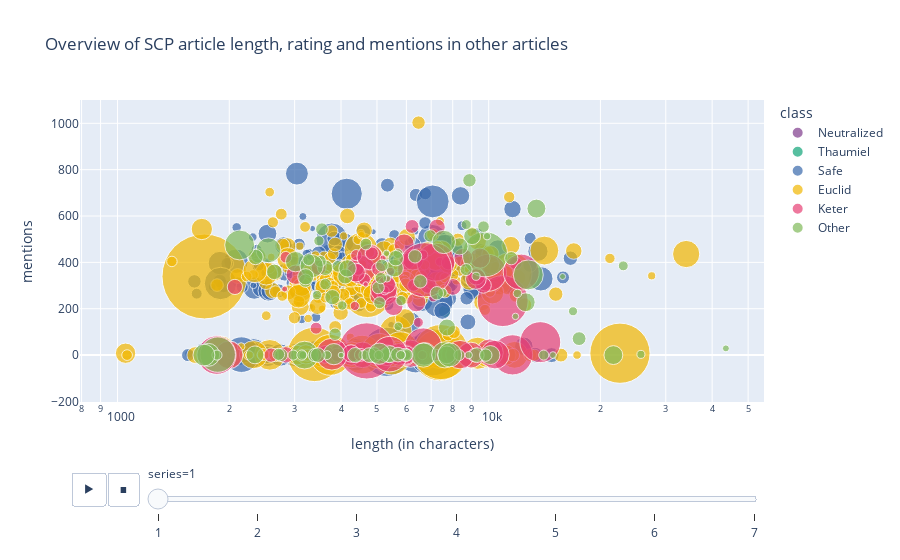

The notebook cell this image was saved under:
### Code cell
figure=px.scatter(
    ratings_df.dropna(subset=["rating"]),
    x="length",
    y="mentions",
    size="rating",
    color="class",
    color_discrete_sequence=px.colors.qualitative.Bold,
    hover_name="code",
    animation_frame="series",
    hover_data = {"series":False},
    log_x=True,
    size_max=60,
    title="Overview of SCP article length, rating and mentions in other articles",
    category_orders={"class": ["Neutralized", "Thaumiel", "Safe", "Euclid", "Keter", "Other"]}
)
figure.update_layout(xaxis_title="length (in characters)")
figure.show()

### Figure 1 — Plotly figure (JSON) as saved in the notebook; plotly's stock layout.template omitted (floating-point values rounded to 4 significant figures; data arrays with more than 128 entries replaced by an {"elided": "..."} marker saying what was removed)
{"data": [{"customdata": [[1], [1]], "hovertemplate": "<b>%{hovertext}</b><br><br>class=Neutralized<br>length=%{x}<br>mentions=%{y}<br>rating=%{marker.size}<extra></extra>", "hovertext": ["SCP-356", "SCP-407"], "legendgroup": "Neutralized", "marker": {"color": "rgb(127, 60, 141)", "size": [114, 529], "sizemode": "area", "sizeref": 2.129, "symbol": "circle"}, "mode": "markers", "name": "Neutralized", "orientation": "v", "showlegend": true, "type": "scatter", "x": [8560, 6998], "xaxis": "x", "y": [437, 318], "yaxis": "y"}, {"customdata": [[1]], "hovertemplate": "<b>%{hovertext}</b><br><br>class=Thaumiel<br>length=%{x}<br>mentions=%{y}<br>rating=%{marker.size}<extra></extra>", "hovertext": ["SCP-378"], "legendgroup": "Thaumiel", "marker": {"color": "rgb(17, 165, 121)", "size": [164], "sizemode": "area", "sizeref": 2.129, "symbol": "circle"}, "mode": "markers", "name": "Thaumiel", "orientation": "v", "showlegend": true, "type": "scatter", "x": [7606], "xaxis": "x", "y": [189], "yaxis": "y"}, {"customdata": {"elided": "379x1 int values"}, "hovertemplate": "<b>%{hovertext}</b><br><br>class=Safe<br>length=%{x}<br>mentions=%{y}<br>rating=%{marker.size}<extra></extra>", "hovertext": {"elided": "379 str values"}, "legendgroup": "Safe", "marker": {"color": "rgb(57, 105, 172)", "size": {"elided": "379 int values"}, "sizemode": "area", "sizeref": 2.129, "symbol": "circle"}, "mode": "markers", "name": "Safe", "orientation": "v", "showlegend": true, "type": "scatter", "x": {"elided": "379 int values"}, "xaxis": "x", "y": {"elided": "379 int values"}, "yaxis": "y"}, {"customdata": {"elided": "415x1 int values"}, "hovertemplate": "<b>%{hovertext}</b><br><br>class=Euclid<br>length=%{x}<br>mentions=%{y}<br>rating=%{marker.size}<extra></extra>", "hovertext": {"elided": "415 str values"}, "legendgroup": "Euclid", "marker": {"color": "rgb(242, 183, 1)", "size": {"elided": "415 int values"}, "sizemode": "area", "sizeref": 2.129, "symbol": "circle"}, "mode": "markers", "name": "Euclid", "orientation": "v", "showlegend": true, "type": "scatter", "x": {"elided": "415 int values"}, "xaxis": "x", "y": {"elided": "415 int values"}, "yaxis": "y"}, {"customdata": [[1], [1], [1], [1], [1], [1], [1], [1], [1], [1], [1], [1], [1], [1], [1], [1], [1], [1], [1], [1], [1], [1], [1], [1], [1], [1], [1], [1], [1], [1], [1], [1], [1], [1], [1], [1], [1], [1], [1], [1], [1], [1], [1], [1], [1], [1], [1], [1], [1], [1], [1], [1], [1], [1], [1], [1], [1], [1], [1], [1], [1], [1], [1], [1], [1], [1], [1], [1], [1], [1], [1], [1], [1], [1], [1], [1], [1], [1], [1], [1], [1], [1], [1], [1], [1], [1], [1], [1], [1], [1], [1], [1], [1], [1], [1]], "hovertemplate": "<b>%{hovertext}</b><br><br>class=Keter<br>length=%{x}<br>mentions=%{y}<br>rating=%{marker.size}<extra></extra>", "hovertext": ["SCP-016", "SCP-017", "SCP-019", "SCP-020", "SCP-029", "SCP-035", "SCP-047", "SCP-055", "SCP-058", "SCP-059", "SCP-060", "SCP-076", "SCP-090", "SCP-094", "SCP-106", "SCP-122", "SCP-129", "SCP-140", "SCP-149", "SCP-150", "SCP-165", "SCP-169", "SCP-204", "SCP-217", "SCP-233", "SCP-236", "SCP-239", "SCP-255", "SCP-259", "SCP-271", "SCP-274", "SCP-280", "SCP-293", "SCP-307", "SCP-319", "SCP-339", "SCP-352", "SCP-353", "SCP-354", "SCP-363", "SCP-370", "SCP-396", "SCP-409", "SCP-414", "SCP-435", "SCP-469", "SCP-496", "SCP-505", "SCP-510", "SCP-515", "SCP-532", "SCP-575", "SCP-579", "SCP-582", "SCP-589", "SCP-609", "SCP-610", "SCP-616", "SCP-631", "SCP-667", "SCP-673", "SCP-679", "SCP-682", "SCP-689", "SCP-718", "SCP-722", "SCP-734", "SCP-736", "SCP-738", "SCP-742", "SCP-743", "SCP-752", "SCP-770", "SCP-771", "SCP-775", "SCP-785", "SCP-804", "SCP-813", "SCP-835", "SCP-836", "SCP-858", "SCP-861", "SCP-870", "SCP-871", "SCP-902", "SCP-938", "SCP-939", "SCP-940", "SCP-947", "SCP-952", "SCP-953", "SCP-957", "SCP-968", "SCP-990", "SCP-1000"], "legendgroup": "Keter", "marker": {"color": "rgb(231, 63, 116)", "size": [701, 829, 483, 523, 433, 1720, 193, 3364, 792, 221, 450, 1472, 180, 286, 2762, 330, 82, 1455, 247, 265, 437, 891, 209, 781, 171, 134, 691, 171, 181, 89, 158, 203, 31, 85, 435, 143, 332, 303, 1378, 297, 434, 239, 401, 324, 455, 391, 41, 279, 152, 205, 39, 142, 273, 381, 69, 446, 1530, 370, 105, 98, 87, 153, 3134, 379, 216, 145, 156, 331, 782, 190, 341, 409, 139, 72, 67, 254, 712, 125, 873, 79, 135, 105, 466, 1080, 1579, 91, 867, 326, 226, 192, 501, 358, 173, 1341, 1778], "sizemode": "area", "sizeref": 2.129, "symbol": "circle"}, "mode": "markers", "name": "Keter", "orientation": "v", "showlegend": true, "type": "scatter", "x": [4569, 1997, 4997, 4009, 4261, 11595, 3396, 4693, 6155, 4998, 5979, 6666, 4378, 2838, 10908, 5054, 7385, 9959, 2071, 9678, 5325, 4523, 7785, 5214, 4336, 4396, 4778, 11830, 4844, 4357, 4625, 5050, 4663, 5246, 5916, 2841, 5312, 5998, 12238, 8006, 9467, 3480, 3022, 9254, 9235, 6380, 5195, 7265, 6275, 6217, 2820, 4441, 6867, 4385, 5438, 6250, 7204, 8536, 6465, 6649, 7082, 3427, 6725, 5541, 2593, 7198, 4952, 3626, 10063, 3902, 5020, 7921, 5349, 4656, 4540, 5056, 8952, 5371, 10395, 4853, 5353, 7888, 5317, 3780, 1851, 6628, 8372, 4258, 5972, 9156, 5725, 5987, 4523, 5410, 13773], "xaxis": "x", "y": [1, 1, 0, 8, 0, 1, 0, 18, 6, 0, 0, 37, 0, 1, 233, 255, 403, 355, 294, 301, 262, 368, 398, 285, 384, 431, 423, 396, 439, 212, 326, 371, 305, 279, 479, 422, 305, 404, 358, 294, 418, 377, 347, 340, 328, 228, 419, 552, 301, 555, 285, 369, 301, 356, 361, 411, 401, 420, 141, 433, 249, 116, 368, 211, 0, 0, 0, 3, 11, 1, 0, 1, 0, 0, 0, 0, 0, 0, 2, 1, 0, 0, 0, 4, 0, 0, 2, 7, 0, 0, 3, 0, 1, 4, 56], "yaxis": "y"}, {"customdata": [[1], [1], [1], [1], [1], [1], [1], [1], [1], [1], [1], [1], [1], [1], [1], [1], [1], [1], [1], [1], [1], [1], [1], [1], [1], [1], [1], [1], [1], [1], [1], [1], [1], [1], [1], [1], [1], [1], [1], [1], [1], [1], [1], [1], [1], [1], [1], [1], [1], [1], [1], [1], [1], [1], [1], [1], [1], [1], [1], [1], [1], [1], [1], [1], [1], [1], [1], [1], [1], [1], [1], [1], [1], [1], [1], [1], [1], [1], [1], [1], [1], [1], [1], [1], [1], [1], [1], [1], [1], [1], [1], [1], [1], [1], [1], [1], [1], [1], [1], [1], [1], [1], [1], [1], [1], [1], [1]], "hovertemplate": "<b>%{hovertext}</b><br><br>class=Other<br>length=%{x}<br>mentions=%{y}<br>rating=%{marker.size}<extra></extra>", "hovertext": ["SCP-039", "SCP-040", "SCP-048", "SCP-066", "SCP-086", "SCP-089", "SCP-091", "SCP-104", "SCP-109", "SCP-135", "SCP-139", "SCP-174", "SCP-179", "SCP-185", "SCP-192", "SCP-196", "SCP-199", "SCP-231", "SCP-238", "SCP-242", "SCP-252", "SCP-275", "SCP-286", "SCP-296", "SCP-299", "SCP-305", "SCP-306", "SCP-347", "SCP-351", "SCP-357", "SCP-400", "SCP-405", "SCP-411", "SCP-417", "SCP-418", "SCP-427", "SCP-429", "SCP-434", "SCP-444", "SCP-457", "SCP-465", "SCP-472", "SCP-491", "SCP-523", "SCP-527", "SCP-540", "SCP-541", "SCP-544", "SCP-566", "SCP-571", "SCP-573", "SCP-580", "SCP-586", "SCP-601", "SCP-606", "SCP-618", "SCP-619", "SCP-622", "SCP-625", "SCP-629", "SCP-633", "SCP-638", "SCP-643", "SCP-645", "SCP-654", "SCP-658", "SCP-659", "SCP-691", "SCP-696", "SCP-700", "SCP-711", "SCP-715", "SCP-720", "SCP-732", "SCP-748", "SCP-754", "SCP-755", "SCP-783", "SCP-801", "SCP-802", "SCP-803", "SCP-808", "SCP-809", "SCP-815", "SCP-818", "SCP-821", "SCP-824", "SCP-830", "SCP-834", "SCP-845", "SCP-868", "SCP-873", "SCP-877", "SCP-884", "SCP-897", "SCP-899", "SCP-900", "SCP-922", "SCP-928", "SCP-931", "SCP-942", "SCP-954", "SCP-956", "SCP-981", "SCP-982", "SCP-984", "SCP-985"], "legendgroup": "Other", "marker": {"color": "rgb(128, 186, 90)", "size": [69, 549, 1330, 826, 625, 730, 342, 96, 258, 239, 159, 191, 956, 143, 60, 246, 88, 2168, 39, 305, 329, 145, 187, 315, 165, 103, 144, 254, 105, 107, 383, 147, 439, 172, 147, 583, 153, 257, 234, 580, 144, 191, 154, 322, 659, 189, 46, 71, 95, 192, 252, 112, 954, 167, 192, 114, 278, 61, 80, 89, 60, 204, 52, 377, 78, 164, 137, 45, 310, 187, 482, 338, 108, 563, 380, 101, 178, 384, 26, 99, 84, 217, 112, 109, 236, 245, 157, 67, 181, 193, 242, 127, 309, 616, 231, 228, 50, 165, 93, 510, 111, 35, 484, 58, 232, 155, 89], "sizemode": "area", "sizeref": 2.129, "symbol": "circle"}, "mode": "markers", "name": "Other", "orientation": "v", "showlegend": true, "type": "scatter", "x": [25711, 6722, 1862, 3191, 6668, 7616, 2346, 3445, 3625, 4106, 5039, 6542, 12785, 3634, 5320, 3791, 7511, 9771, 15815, 9022, 5577, 3520, 11505, 8342, 6955, 5700, 9683, 5620, 23046, 8700, 13445, 4668, 3018, 3554, 5080, 3335, 3274, 2644, 2392, 7571, 3923, 7248, 8692, 4165, 2550, 3209, 5306, 9244, 4030, 6332, 2354, 3488, 2133, 5155, 8874, 5806, 3214, 11324, 5705, 16873, 9899, 17523, 43560, 12586, 11955, 3856, 5123, 11807, 7720, 5954, 3827, 7708, 14068, 1755, 21672, 5986, 5252, 10107, 5088, 4602, 3667, 5372, 2973, 1853, 9285, 4367, 6010, 3158, 2759, 3402, 4912, 8334, 5412, 7851, 4761, 5696, 14897, 9819, 5056, 1709, 3137, 4002, 5074, 8834, 3466, 2716, 5797], "xaxis": "x", "y": [3, 5, 2, 0, 0, 1, 1, 259, 377, 339, 291, 318, 346, 306, 331, 250, 269, 435, 339, 513, 375, 405, 418, 469, 514, 438, 554, 418, 385, 563, 632, 479, 403, 543, 226, 384, 412, 359, 429, 488, 383, 267, 369, 374, 452, 321, 439, 340, 214, 426, 423, 493, 475, 387, 754, 235, 338, 572, 124, 189, 513, 71, 29, 228, 266, 90, 332, 167, 119, 1, 4, 1, 0, 1, 0, 0, 0, 0, 0, 0, 0, 0, 0, 0, 0, 0, 0, 0, 0, 0, 0, 0, 4, 1, 0, 2, 0, 0, 0, 0, 0, 0, 6, 0, 0, 3, 0], "yaxis": "y"}], "layout": {"autosize": true, "legend": {"itemsizing": "constant", "title": {"text": "class"}, "tracegroupgap": 0}, "sliders": [{"active": 0, "currentvalue": {"prefix": "series="}, "len": 0.9, "pad": {"b": 10, "t": 60}, "steps": [{"args": [["1"], {"frame": {"duration": 0, "redraw": false}, "fromcurrent": true, "mode": "immediate", "transition": {"duration": 0, "easing": "linear"}}], "label": "1", "method": "animate"}, {"args": [["2"], {"frame": {"duration": 0, "redraw": false}, "fromcurrent": true, "mode": "immediate", "transition": {"duration": 0, "easing": "linear"}}], "label": "2", "method": "animate"}, {"args": [["3"], {"frame": {"duration": 0, "redraw": false}, "fromcurrent": true, "mode": "immediate", "transition": {"duration": 0, "easing": "linear"}}], "label": "3", "method": "animate"}, {"args": [["4"], {"frame": {"duration": 0, "redraw": false}, "fromcurrent": true, "mode": "immediate", "transition": {"duration": 0, "easing": "linear"}}], "label": "4", "method": "animate"}, {"args": [["5"], {"frame": {"duration": 0, "redraw": false}, "fromcurrent": true, "mode": "immediate", "transition": {"duration": 0, "easing": "linear"}}], "label": "5", "method": "animate"}, {"args": [["6"], {"frame": {"duration": 0, "redraw": false}, "fromcurrent": true, "mode": "immediate", "transition": {"duration": 0, "easing": "linear"}}], "label": "6", "method": "animate"}, {"args": [["7"], {"frame": {"duration": 0, "redraw": false}, "fromcurrent": true, "mode": "immediate", "transition": {"duration": 0, "easing": "linear"}}], "label": "7", "method": "animate"}], "x": 0.1, "xanchor": "left", "y": 0, "yanchor": "top"}], "title": {"text": "Overview of SCP article length, rating and mentions in other articles"}, "updatemenus": [{"active": 0, "buttons": [{"args": [null, {"frame": {"duration": 500, "redraw": false}, "fromcurrent": true, "mode": "immediate", "transition": {"duration": 500, "easing": "linear"}}], "label": "&#9654;", "method": "animate"}, {"args": [[null], {"frame": {"duration": 0, "redraw": false}, "fromcurrent": true, "mode": "immediate", "transition": {"duration": 0, "easing": "linear"}}], "label": "&#9724;", "method": "animate"}], "direction": "left", "pad": {"r": 10, "t": 70}, "showactive": false, "type": "buttons", "x": 0.1, "xanchor": "right", "y": 0, "yanchor": "top"}], "xaxis": {"anchor": "y", "autorange": true, "domain": [0, 1], "range": [2.906, 4.739], "title": {"text": "length (in characters)"}, "type": "log"}, "yaxis": {"anchor": "x", "autorange": true, "domain": [0, 1], "range": [-893.9, 1560.0], "title": {"text": "mentions"}, "type": "linear"}}}
